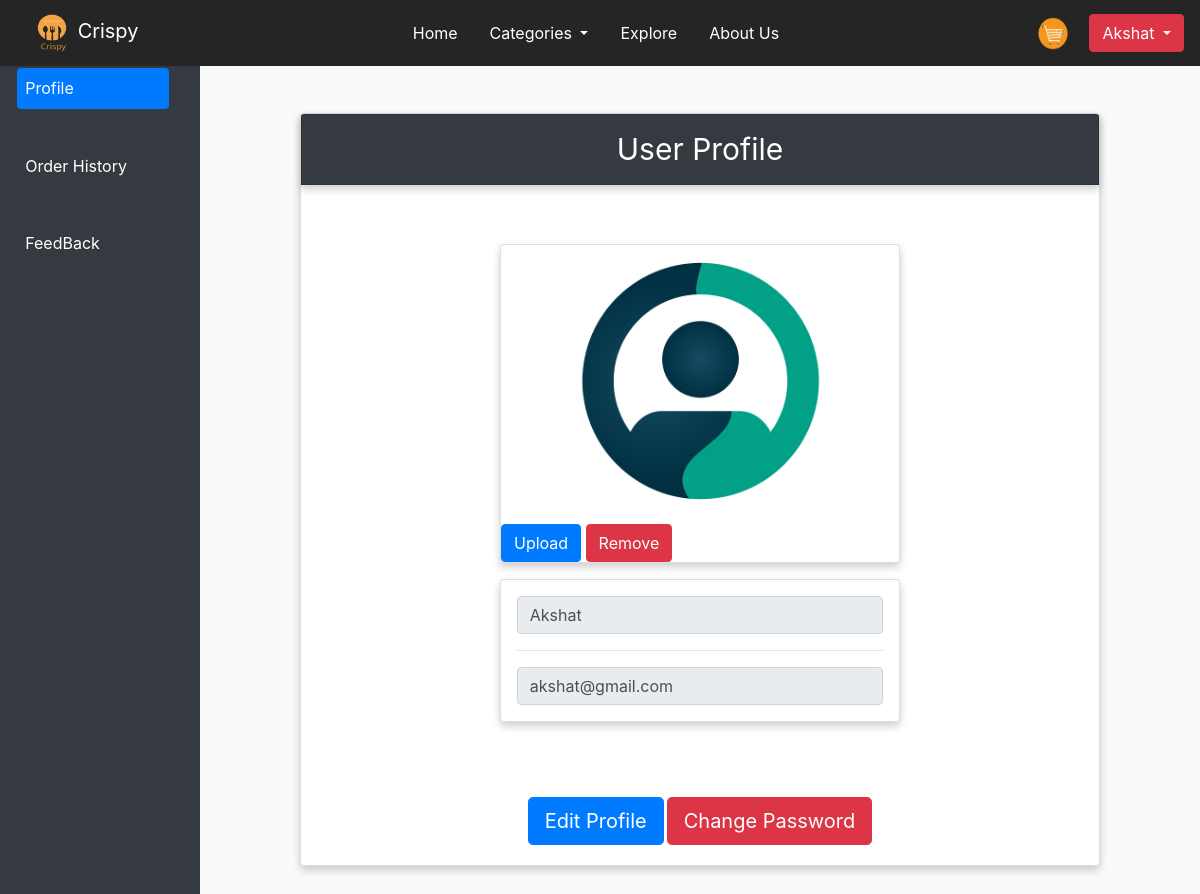
Page /user_profile.php (signed in) on the committed database.
### tables this page shows
CREATE TABLE `users` (
  `username` varchar(20) NOT NULL,
  `password` varchar(257) DEFAULT NULL,
  `fname` varchar(20) DEFAULT NULL,
  `lname` varchar(20) DEFAULT NULL,
  `age` int(11) DEFAULT NULL,
  `gender` varchar(6) DEFAULT NULL,
  `email` varchar(30) DEFAULT NULL,
  `address` varchar(100) DEFAULT NULL,
  `phonenumber` bigint(20) DEFAULT NULL,
  `pic` varchar(70) DEFAULT 'images/user_pics/user_pic.png',
  PRIMARY KEY (`username`)
);

### php/get_user_profile.php (called while the page is built, shortened)
<?php
require('dbconnect.php');
$q = "SELECT username, email, pic FROM users WHERE username='" .$_SESSION['username']. "'";
$result = mysqli_query($conn, $q);
$user = mysqli_fetch_assoc($result);
?>

### user_profile.php (the view, shortened to what this page needs)
<!DOCTYPE html>
<html lang="en">
<head>
	<link rel="stylesheet" href="css/style.css">
	<link rel="stylesheet" href="https://cdn.jsdelivr.net/npm/bootstrap@4.5.3/dist/css/bootstrap.min.css"
>
</head>
<body id="Home" style="background-color: #fafafa">
	<nav class="navbar sticky-top navbar-expand-md">
		<a class="nav-link navbar-brand" href="index.php">
			<img src="images/Logo.png" alt="Logo" height="40" width="40">
			Crispy
		</a>
		<div class="collapse navbar-collapse" id="main-navigation">
			<ul class="navbar-nav navbar-container">
				<li class="nav-item">
					<a class="nav-link active" href="index.php">Home</a>
				</li>
				<li class="nav-item dropdown">
					<a class="nav-link dropdown-toggle" href="#" id="navbarDropdownMenuLink" data-toggle="dropdown"
						aria-haspopup="true" aria-expanded="false">
						Categories
					</a>
						<?php
							require("php/get_categories.php");
						?>
				</li>
				<li class="nav-item">
					<a class="nav-link" href="explore.php">Explore</a>
				</li>
				<li class="nav-item">
					<a class="nav-link" href="aboutus.php">About Us</a>
				</li>
			</ul>
			<a class="navbar-brand" href="cart.php">
				<img src="images/Cart.png" alt="Logo" height="35" width="40">
			</a>
			<?php
			if(isset($_SESSION['username'])){
			?>
			<div class="btn-group">
				<button type="button" class="btn btn-danger dropdown-toggle" data-toggle="dropdown" aria-haspopup="true"
					aria-expanded="false">
					<?php echo $_SESSION['username'];?>
				</button>
			</div>
			<?php
			}else {
			?>
			<form class="form-inline" action="login.php">
				<button class="btn btn-warning" type="input">Login</button>
			</form>
			<?php
			}
			?>
		</div>
	</nav>
	<div class="row profile">
		<div class="col bg-dark" style="height:150vh;">
			<div class="nav flex-column nav-pills" id="v-pills-tab" role="tablist" aria-orientation="vertical">
				<a class="nav-link text-white active" id="v-pills-profile-tab" data-toggle="pill"
					href="#v-pills-profile" role="tab" aria-controls="v-pills-profile" aria-selected="true">Profile</a>
				<a class="nav-link text-white" id="v-pills-orderhistory-tab" data-toggle="pill"
					href="#v-pills-orderhistory" role="tab" aria-controls="v-pills-orderhistory"
					aria-selected="false">Order History</a>
				<a class="nav-link text-white" id="v-pills-feedback-tab" data-toggle="pill" href="#v-pills-feedback"
					role="tab" aria-controls="v-pills-feedback" aria-selected="false">FeedBack</a>
			</div>
		</div>
		<div class="col-10">
			<div class="tab-content" id="v-pills-tabContent">
				<div class="tab-pane fade show active" id="v-pills-profile" role="tabpanel"
					aria-labelledby="v-pills-profile-tab">
					<div class="container-fluid">
						<div class="card" style="width: 50rem;height:100%;margin: 5% auto;">
							<div class="card card-header bg-dark text-white text-center" style="font-size: 30px;">User
								Profile</div>
							<?php require('php/get_user_profile.php');?>
							<div class="card-body">
								<div class="row align-items-center justify-content-center">
									<div class="card" style="width: 25rem;margin-top: 5%;">
										<form action="php/upload_pic.php" method="POST" enctype="multipart/form-data">
											<label for="image">
												<img src="<?php echo $user['pic'];?>" class="card-img-top"
													alt="Profile Picture">
											</label>
											<button class="btn btn-primary" type="submit" name="submit" value="upload">Upload</button>
											<button class="btn btn-danger" type="submit" name="submit" value="remove">Remove</button>
										</form>
									</div>
								</div>
								<div class="row align-items-center justify-content-center">
									<div class="card information" style="width: 25rem;margin-top: 2%;">
										<input class="form-control" type="text" value="<?php echo $user['username'];?>"
											aria-label="readonly input example" readonly>
										<hr>
										<input class="form-control" type="text" value="<?php echo $user['email'];?>"
											aria-label="readonly input example" readonly>
									</div>
								</div>
								<div class="row align-items-end justify-content-center" style="padding-top: 10%;">
									<button type="button" class="btn btn-primary btn-lg" data-toggle="modal"
										data-target="#editprofile">Edit Profile</button>
									<button type="button" class="btn btn-danger btn-lg" name="changepass" data-toggle="modal"
									data-target="#editpassword" style="margin-left: 3px" >Change Password</button>
								</div>
							</div>
						</div>
					</div>
				</div>
			</div>
		</div>
	</div>
</body>
</html>

### css/style.css (style rules this page uses)
:root { --nav_bar_bg: #252525; --hover_text: rgb(194, 110, 32); }
body { padding: 0; margin: 0; background: #f2f6e9; }
.navbar { background: var(--nav_bar_bg); }
.nav-link.navbar-brand, .nav-item .nav-link.active, .nav-item .nav-link, .nav-link.dropdown-toggle { color: #fff; cursor: pointer; }
.nav-link { margin-right: 1em !important; }
.navbar-collapse { justify-content: flex-end; }
.navbar-container { flex: auto; justify-content: center; }
.card { box-shadow: 0 4px 8px 0 rgba(0, 0, 0, 0.2); padding: 0%; }
.row.profile { margin: 0px; }
.nav.flex-column.nav-pills .nav-link.active, .nav.flex-column.nav-pills .nav-link { margin: 1%; padding: 5%; }
.card.information { padding: 2%; }

### rows in the picture
users: pic (picture), username "Akshat", email "akshat@gmail.com"

### other values in the picture
$_SESSION['username'] "Akshat"
